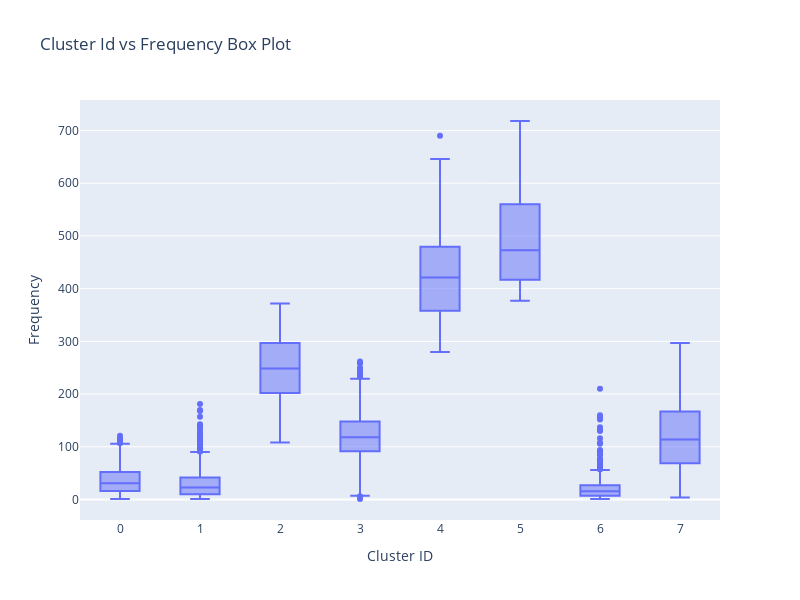

Notebook code for this chart:
### Code cell
fig = px.box(merged_rfm, x='Cluster_Id', y='Frequency',
             title="Cluster Id vs Frequency Box Plot",
             labels={'Cluster_Id': 'Cluster ID', 'Frequency': 'Frequency'})

fig.update_layout(
    xaxis=dict(title="Cluster ID", title_font=dict(size=14)),
    yaxis=dict(title="Frequency", title_font=dict(size=14)),
    showlegend=False,
    width=800,
    height=600
)

fig.show()

### Figure 1 — Plotly figure (JSON) as saved in the notebook; plotly's stock layout.template omitted (floating-point values rounded to 4 significant figures; data arrays with more than 128 entries replaced by an {"elided": "..."} marker saying what was removed)
{"data": [{"alignmentgroup": "True", "hovertemplate": "Cluster ID=%{x}<br>Frequency=%{y}<extra></extra>", "legendgroup": "", "marker": {"color": "#636efa"}, "name": "", "notched": false, "offsetgroup": "", "orientation": "v", "showlegend": false, "type": "box", "x": {"elided": "4293 int values"}, "x0": " ", "xaxis": "x", "y": {"elided": "4293 int values"}, "y0": " ", "yaxis": "y"}], "layout": {"boxmode": "group", "height": 600, "legend": {"tracegroupgap": 0}, "showlegend": false, "title": {"text": "Cluster Id vs Frequency Box Plot"}, "width": 800, "xaxis": {"anchor": "y", "domain": [0, 1], "title": {"font": {"size": 14}, "text": "Cluster ID"}}, "yaxis": {"anchor": "x", "domain": [0, 1], "title": {"font": {"size": 14}, "text": "Frequency"}}}}
